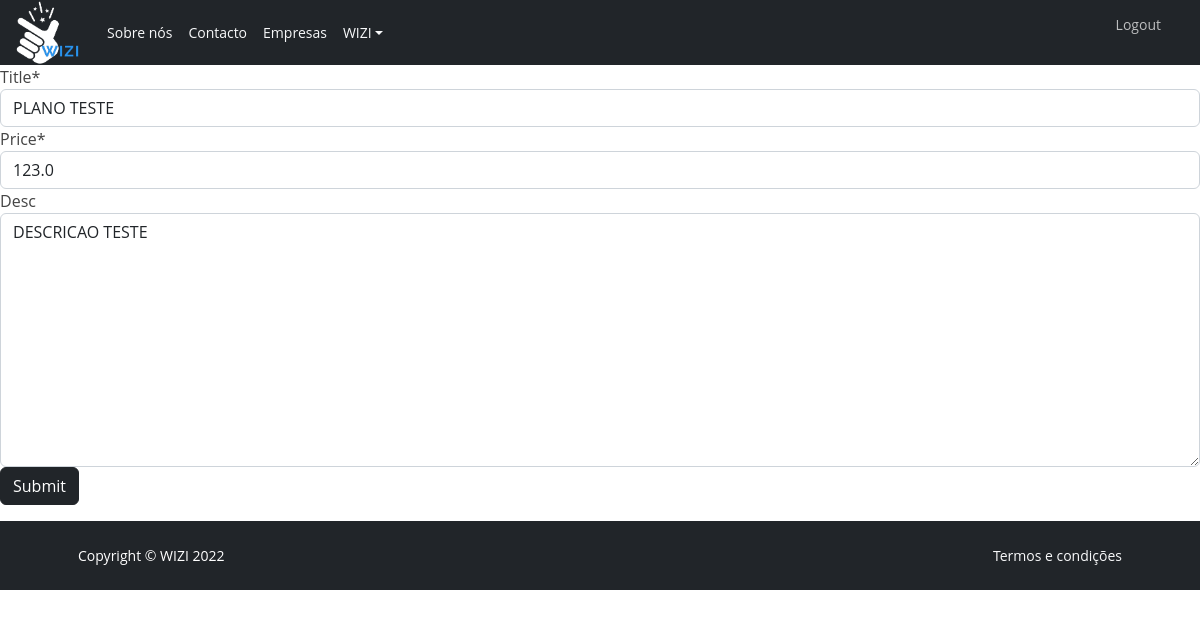
Screenshot of /plans/1/update/ (signed in) with the database file from the repository.
### src/models.py (models this page shows)
class Plan(models.Model):
    company = models.ForeignKey(Company, on_delete=models.CASCADE, default=None)
    title = models.CharField(max_length=25)
    price = models.FloatField()
    desc = models.TextField(max_length=300, blank=True, null=True)

### src/views.py (the view)
# urls.py: path('plans/<pk>/update/', plan_update),
@login_required
def plan_update(request, pk):
    plan = Plan.objects.get(id=pk)
    form = PlanForm(instance=plan)
    if request.method == "POST":
        form = PlanForm(request.POST, instance=plan)
        if form.is_valid():
            form.save()
            return redirect("/plans/")
    context = {
        "form": form
    }
    return render (request, "plan_update.html", context)

### src/forms.py
class PlanForm(ModelForm):
    class Meta:
        model = Plan
        fields = [
                "title",
                "price",
                "desc",
            ]

### templates/plan_update.html (shortened to what this page needs)
{% extends 'base.html' %}
{% load crispy_forms_tags %}
{% block content %}
<form method="POST" enctype="multipart/form-data">
  {% csrf_token %} {{ form|crispy }}
  <button type="submit" class="btn btn-dark">Submit</button>
</form>
{% endblock content %}

### static/assets/css/style.css (style rules this page uses)
body { font-family: "Open Sans", sans-serif; color: #444444; }

### rows the page displays
Plan: title "PLANO TESTE", price "123.0", desc "DESCRICAO TESTE"
